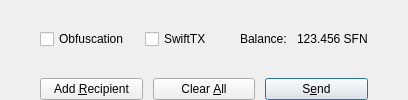
       <widget class="QFrame" name="frameButtons">
        <property name="lineWidth">
         <number>0</number>
        </property>
        <layout class="QHBoxLayout" name="horizontalLayout">
         <property name="spacing">
          <number>0</number>
         </property>
         <property name="leftMargin">
          <number>0</number>
         </property>
         <property name="topMargin">
          <number>0</number>
         </property>
         <property name="rightMargin">
          <number>0</number>
         </property>
         <property name="bottomMargin">
          <number>0</number>
         </property>
         <item>
          <spacer name="horizontalSpacer_7">
           <property name="orientation">
            <enum>Qt::Horizontal</enum>
           </property>
           <property name="sizeHint" stdset="0">
            <size>
             <width>40</width>
             <height>20</height>
            </size>
           </property>
          </spacer>
         </item>
         <item>
          <layout class="QVBoxLayout" name="verticalLayout_3">
           <item>
            <spacer name="verticalSpacer_7">
             <property name="orientation">
              <enum>Qt::Vertical</enum>
             </property>
             <property name="sizeHint" stdset="0">
              <size>
               <width>20</width>
               <height>20</height>
              </size>
             </property>
            </spacer>
           </item>
           <item>
            <layout class="QHBoxLayout" name="horizontalLayout_2">
             <property name="spacing">
              <number>10</number>
             </property>
             <item>
              <widget class="QCheckBox" name="checkUseObfuscation">
               <property name="minimumSize">
                <size>
                 <width>95</width>
                 <height>0</height>
                </size>
               </property>
               <property name="text">
                <string>Obfuscation</string>
               </property>
               <property name="iconSize">
                <size>
                 <width>17</width>
                 <height>17</height>
                </size>
               </property>
               <property name="checked">
                <bool>false</bool>
               </property>
              </widget>
             </item>
             <item>
              <widget class="QCheckBox" name="checkSwiftTX">
               <property name="enabled">
                <bool>true</bool>
               </property>
               <property name="minimumSize">
                <size>
                 <width>85</width>
                 <height>0</height>
                </size>
               </property>
               <property name="text">
                <string>SwiftTX</string>
               </property>
              </widget>
             </item>
             <item>
              <widget class="QLabel" name="labelBalanceText">
               <property name="text">
                <string>Balance:</string>
               </property>
               <property name="indent">
                <number>0</number>
               </property>
              </widget>
             </item>
             <item>
              <widget class="QLabel" name="labelBalance">
               <property name="sizePolicy">
                <sizepolicy hsizetype="Preferred" vsizetype="Fixed">
                 <horstretch>0</horstretch>
                 <verstretch>0</verstretch>
                </sizepolicy>
               </property>
               <property name="cursor">
                <cursorShape>IBeamCursor</cursorShape>
               </property>
               <property name="text">
                <string notr="true">123.456 SFN</string>
               </property>
               <property name="indent">
                <number>0</number>
               </property>
               <property name="textInteractionFlags">
                <set>Qt::LinksAccessibleByMouse|Qt::TextSelectableByKeyboard|Qt::TextSelectableByMouse</set>
               </property>
              </widget>
             </item>
            </layout>
           </item>
           <item>
            <spacer name="verticalSpacer_8">
             <property name="orientation">
              <enum>Qt::Vertical</enum>
             </property>
             <property name="sizeHint" stdset="0">
              <size>
               <width>20</width>
               <height>10</height>
              </size>
             </property>
            </spacer>
           </item>
           <item>
            <layout class="QHBoxLayout" name="horizontalLayout_3">
             <property name="spacing">
              <number>10</number>
             </property>
             <item>
              <widget class="QPushButton" name="addButton">
               <property name="toolTip">
                <string>Send to multiple recipients at once</string>
               </property>
               <property name="text">
                <string>Add &amp;Recipient</string>
               </property>
               <property name="autoDefault">
                <bool>false</bool>
               </property>
              </widget>
             </item>
             <item>
              <widget class="QPushButton" name="clearButton">
               <property name="toolTip">
                <string>Clear all fields of the form.</string>
               </property>
               <property name="text">
                <string>Clear &amp;All</string>
               </property>
               <property name="autoDefault">
                <bool>false</bool>
               </property>
              </widget>
             </item>
             <item>
              <widget class="QPushButton" name="sendButton">
               <property name="toolTip">
                <string>Confirm the send action</string>
               </property>
               <property name="text">
                <string>S&amp;end</string>
               </property>
               <property name="autoDefault">
                <bool>false</bool>
               </property>
               <property name="default">
                <bool>true</bool>
               </property>
              </widget>
             </item>
            </layout>
           </item>
          </layout>
         </item>
         <item>
          <spacer name="horizontalSpacer">
           <property name="orientation">
            <enum>Qt::Horizontal</enum>
           </property>
           <property name="sizeHint" stdset="0">
            <size>
             <width>40</width>
             <height>20</height>
            </size>
           </property>
          </spacer>
         </item>
        </layout>
       </widget>
